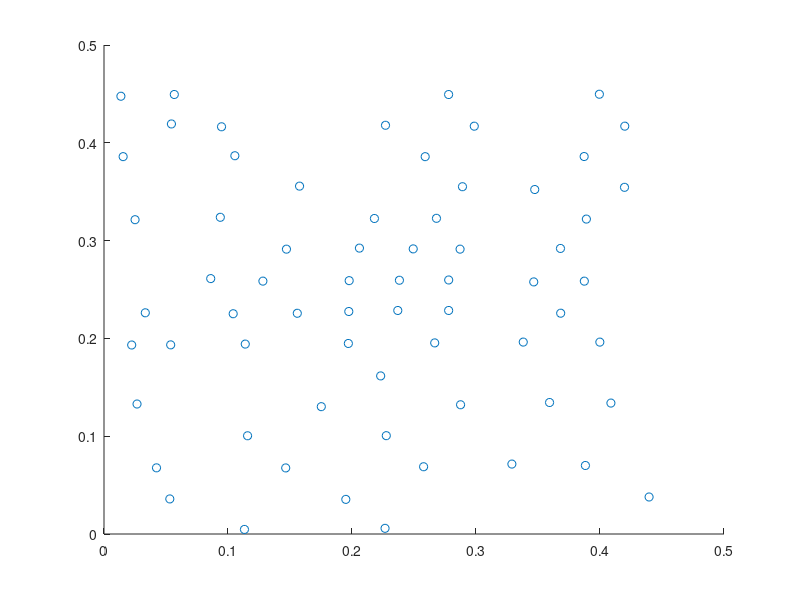

This chart was generated by the following MATLAB code:
clear; clc;
% load('virsrcpos.dat')
% Stalon = virsrcpos(:,1);
% Stalat = virsrcpos(:,2);
Staloc = load("sta_virsrc.mat");
Stalon = Staloc.lon_sta';
Stalat = Staloc.lat_sta';
%%
file = load("Vs_inter.mat");
Vs_full = file.vs_inter;
lon = file.lon_sta;
lat = file.lat_sta;
mz = file.z;

Clat1 = min(lat); Clat2 = max(lat);
Xlon = min(lon); Ylat = min(lat);
lonunit = 2*pi*6359.752/360*cos((Clat1+Clat2)/2/180*pi)*1e3; % unit length of longitude                                    
latunit = 2*pi*6378.137/360*1e3; % unit length of latitude                        

nsta = length(Stalon);

staposx = zeros(nsta,1);
staposy = zeros(nsta,1);

staposx = (Stalon - Xlon)*lonunit;
staposy = (Stalat - Ylat)*latunit;
%% plot
scatter(staposx/1000,staposy/1000)

%% write
filename = 'virsrc.dat';
fileid = fopen(filename,'w');
for i = 1:nsta
	sta = [staposx(i); staposy(i)];
    fprintf(fileid,'%-f	%-f 4.5e3 0.0   1.0e+22   0.0 0.0 1.0\n',sta(1), sta(2));
end
fclose(fileid);

disp('haha');
